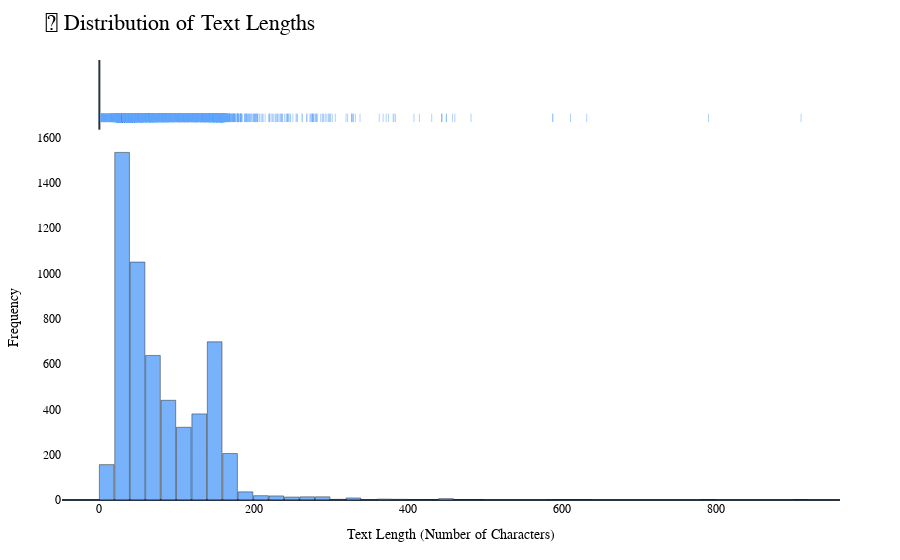

The cell this chart's notebook holds for it:
### Markdown cell above
#### 6) Visualization of Text Length

### Code cell
# Assuming df already contains a 'Text' column
df['Length'] = df['Text'].apply(len)

# Histogram with aesthetic tweaks
fig = px.histogram(
    df,
    x='Length',
    nbins=50,
    marginal='rug',
    title='📏 Distribution of Text Lengths',
    opacity=0.85,
    color_discrete_sequence=["#60a5fa"],  # Soft sky blue
    template='plotly_dark',  # or use 'ggplot2' or 'simple_white'
)

# Layout adjustments for clean, symmetric visuals
fig.update_layout(
    title_font=dict(size=22, family='Helvetica', color='black'),
    xaxis_title='Text Length (Number of Characters)',
    yaxis_title='Frequency',
    font=dict(family='Arial', size=12, color='black'),
    plot_bgcolor='rgba(0,0,0,0)',
    paper_bgcolor='rgba(0,0,0,0)',
    bargap=0.05,
    margin=dict(t=60, b=60, l=60, r=60),
)

fig.update_traces(
    marker_line_width=0.5,
    marker_line_color='black',
    hovertemplate='Length: %{x}<br>Count: %{y}<extra></extra>'
)

# Add gridlines for symmetry
fig.update_xaxes(showgrid=True, gridwidth=0.2, gridcolor='rgba(255,255,255,0.1)')
fig.update_yaxes(showgrid=True, gridwidth=0.2, gridcolor='rgba(255,255,255,0.1)')

fig.show()

### Figure 1 — Plotly figure (JSON) as saved in the notebook; plotly's stock layout.template omitted (floating-point values rounded to 4 significant figures; data arrays with more than 128 entries replaced by an {"elided": "..."} marker saying what was removed)
{"data": [{"alignmentgroup": "True", "bingroup": "x", "hovertemplate": "Length: %{x}<br>Count: %{y}<extra></extra>", "legendgroup": "", "marker": {"color": "#60a5fa", "line": {"color": "black", "width": 0.5}, "opacity": 0.85, "pattern": {"shape": ""}}, "name": "", "nbinsx": 50, "offsetgroup": "", "orientation": "v", "showlegend": false, "type": "histogram", "x": {"elided": "5572 int values"}, "xaxis": "x", "yaxis": "y"}, {"alignmentgroup": "True", "boxpoints": "all", "fillcolor": "rgba(255,255,255,0)", "hoveron": "points", "hovertemplate": "Length: %{x}<br>Count: %{y}<extra></extra>", "jitter": 0, "legendgroup": "", "line": {"color": "rgba(255,255,255,0)"}, "marker": {"color": "#60a5fa", "line": {"color": "black", "width": 0.5}, "symbol": "line-ns-open"}, "name": "", "offsetgroup": "", "showlegend": false, "type": "box", "x": {"elided": "5572 int values"}, "xaxis": "x2", "yaxis": "y2"}], "layout": {"autosize": true, "bargap": 0.05, "barmode": "relative", "font": {"color": "black", "family": "Arial", "size": 12}, "legend": {"tracegroupgap": 0}, "margin": {"b": 60, "l": 60, "r": 60, "t": 60}, "paper_bgcolor": "rgba(0, 0, 0, 0)", "plot_bgcolor": "rgba(0, 0, 0, 0)", "title": {"font": {"color": "black", "family": "Helvetica", "size": 22}, "text": "📏 Distribution of Text Lengths"}, "xaxis": {"anchor": "y", "autorange": true, "domain": [0, 1], "gridcolor": "rgba(255,255,255,0.1)", "gridwidth": 0.2, "range": [-48.44, 960.4], "showgrid": true, "title": {"text": "Text Length (Number of Characters)"}, "type": "linear"}, "xaxis2": {"anchor": "y2", "autorange": true, "domain": [0, 1], "gridcolor": "rgba(255,255,255,0.1)", "gridwidth": 0.2, "matches": "x", "range": [-48.44, 960.4], "showgrid": true, "showticklabels": false, "type": "linear"}, "yaxis": {"anchor": "x", "autorange": true, "domain": [0, 0.8316], "gridcolor": "rgba(255,255,255,0.1)", "gridwidth": 0.2, "range": [0, 1615.0], "showgrid": true, "title": {"text": "Frequency"}}, "yaxis2": {"anchor": "x2", "autorange": true, "domain": [0.8416, 1], "gridcolor": "rgba(255,255,255,0.1)", "gridwidth": 0.2, "matches": "y2", "range": [-0.5857, 0.5], "showgrid": true, "showline": false, "showticklabels": false, "ticks": "", "type": "category"}}}
